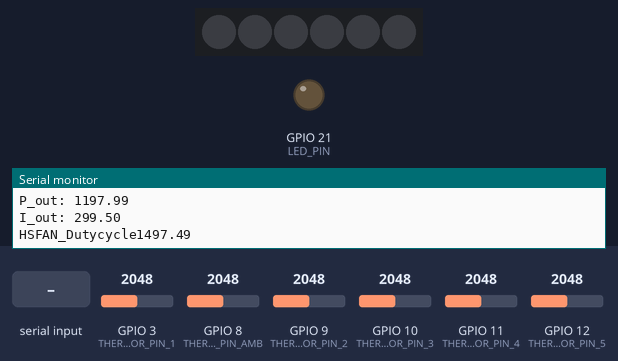
The sketch below on a simulated ESP32. Parts: 6 RGB LEDs in strip order, left to right, output pins drawn as LEDs (lit = HIGH), the last lines printed to the serial monitor. The test bench sets the inputs (shaded band); at power-on: GPIO 3 (THERMISTOR_PIN_1) = 2048, GPIO 8 (THERMISTOR_PIN_AMB) = 2048, GPIO 9 (THERMISTOR_PIN_2) = 2048, GPIO 10 (THERMISTOR_PIN_3) = 2048, GPIO 11 (THERMISTOR_PIN_4) = 2048, GPIO 12 (THERMISTOR_PIN_5) = 2048. Storage starts empty; EEPROM starts erased.

Above: at 3.4 s.
3.5 s: "1\n" received over the second serial link
At 8.0 s:
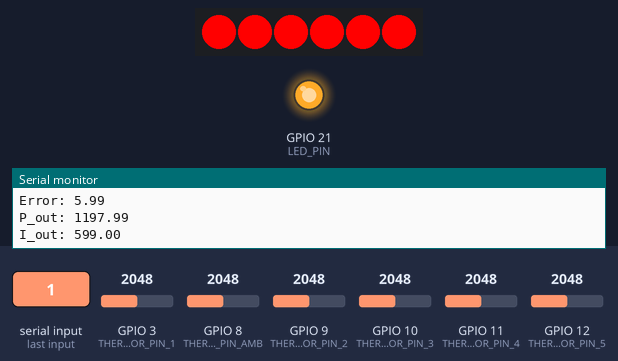
9.7 s: "2\n" received over the second serial link
At 14.7 s:
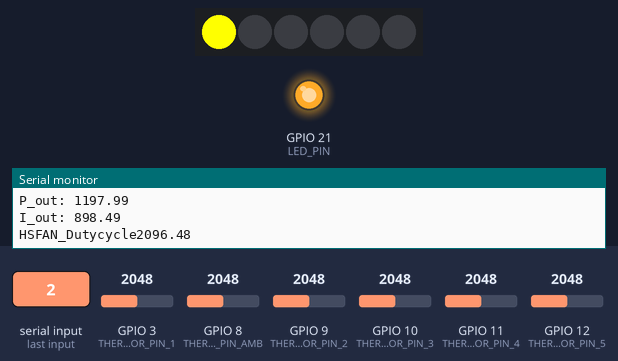
15.8 s: "3\n" received over the second serial link
At 19.6 s:
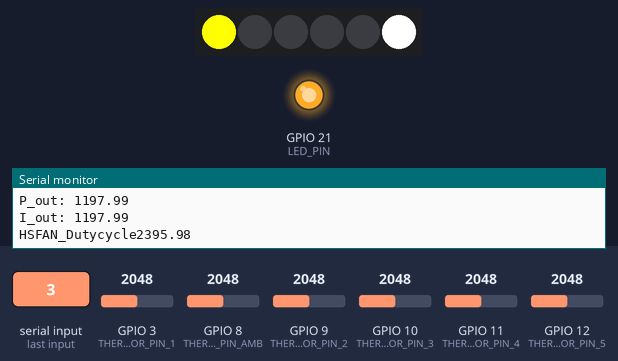
21.4 s: "4\n" received over the second serial link
At 25.7 s:
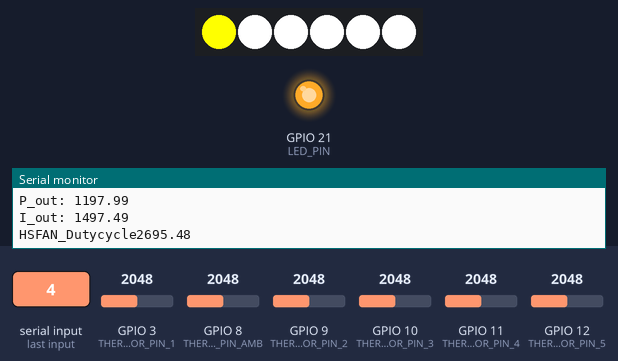
27.0 s: "1,90\n" received over the second serial link
At 31.2 s:
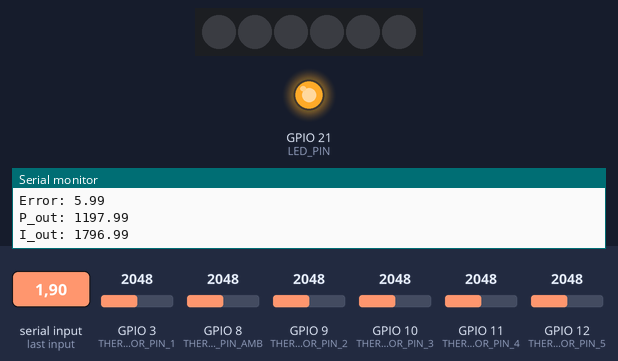
37.2 s: "3\n" received over the second serial link
At 44.4 s:
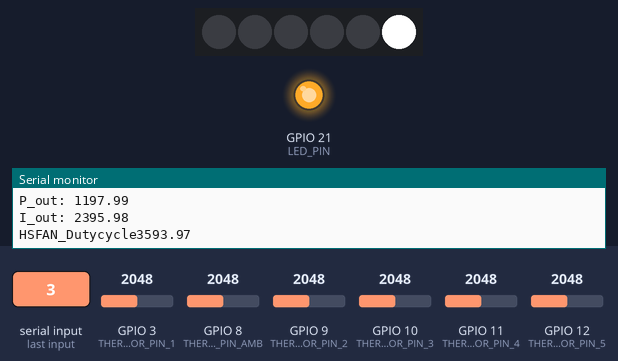
Timing chart, 0 to 45.9 s (numbered marks = the images above; inputs shaded):
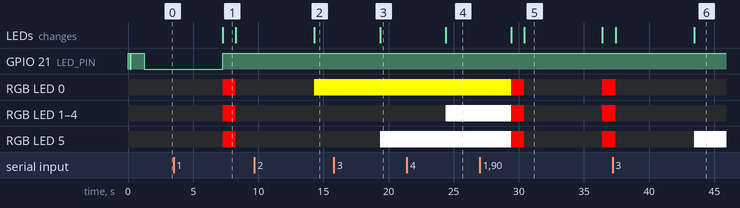

The sketch:

BOARD_2v3.ino
```cpp
#include "FS.h"
#include "SD.h"
#include "SPI.h"
#include <Arduino.h>
#include <HardwareSerial.h>
#include <Adafruit_NeoPixel.h>
#include <Preferences.h>


#define SD_MOSI 41
#define SD_MISO 40
#define SD_SCLK 39
#define SD_CS 42
#define PIN 7        // Pin connected to the data input of the WS2812B
#define NUMPIXELS 6  // Number of LEDs in your strip


HardwareSerial SerialPort(2);


Adafruit_NeoPixel pixels(NUMPIXELS, PIN, NEO_GRB + NEO_KHZ800);

// Create a Preferences object
Preferences preferences;

const gpio_num_t RX_PIN = GPIO_NUM_18;
const gpio_num_t TX_PIN = GPIO_NUM_17;
const gpio_num_t THERMISTOR_PIN_1 = GPIO_NUM_3;
const gpio_num_t THERMISTOR_PIN_2 = GPIO_NUM_9;
const gpio_num_t THERMISTOR_PIN_3 = GPIO_NUM_10;
const gpio_num_t THERMISTOR_PIN_4 = GPIO_NUM_11;
const gpio_num_t THERMISTOR_PIN_5 = GPIO_NUM_12;
const gpio_num_t THERMISTOR_PIN_AMB = GPIO_NUM_8;
const gpio_num_t LED_PIN = GPIO_NUM_21;
const int THERMISTOR_PIN[6] = { THERMISTOR_PIN_AMB, THERMISTOR_PIN_1, THERMISTOR_PIN_2, THERMISTOR_PIN_3, THERMISTOR_PIN_4, THERMISTOR_PIN_5 };
// Constants for the NTC thermistor
const float vRef = 2.5;        // Reference voltage
const uint16_t adcMax = 4095;  // Max ADC value (12-bit ADC)
const float rFixed = 10000.0;  // Fixed resistor value in ohms (10k)
const float beta = 3950.0;     // Beta parameter of the NTC thermistor
const float r0 = 10000.0;      // Resistance at reference temperature (10k ohms)
const float t0 = 285.15;       // Reference temperature in Kelvin (4°C)
float ntcResistance[6];
float temperatureCelsius[6];
int fileCounter = 0;
String filename;


String receivedData = "";
int SOC,fault;
float CSFAN_ISNS, HSFAN_ISNS, VBatt_ISNS, Batt_voltage;
float HSFAN_Dutycycle, CSFAN_Dutycycle, TEC_Dutycycle;


File myFile;


float Kp = 200.0;      // Proportional gain (tune based on your system)
float Ki = 50.0;       // Integral gain (tune based on your system)
float setpoint = 6.0;  // Desired temperature in Celsius
                       // Variables
float integral = 0.0;
float previous_error = 0.0;
float dt = 1.0;  // Time step in seconds


void setup() {
  Serial.begin(115200);
  SerialPort.begin(115200, SERIAL_8N1, RX_PIN, TX_PIN);  // RX on GPIO18, TX on GPIO17
  pinMode(LED_PIN, OUTPUT);
  digitalWrite(LED_PIN, LOW);
  pixels.begin();  // Initialize the NeoPixel library.
  Serial.println("Setup start");

  // Initialize Preferences
  preferences.begin("storage", false);

  // Retrieve the last saved counter value
  fileCounter = preferences.getInt("fileCounter", 0);
  fileCounter++; // Increment the counter
  preferences.putInt("fileCounter", fileCounter); // Store the updated counter value

  // Generate a unique filename using the counter
  filename = "/temperature_log_" + String(fileCounter) + ".txt";
  Serial.println("Filename: " + filename);

  SPI.begin(SD_SCLK, SD_MISO, SD_MOSI, SD_CS);
  if (!SD.begin(SD_CS)) {
    Serial.println("SD Card MOUNT FAIL");
    return;
  } else {
    Serial.println("SD Card MOUNT SUCCESS");
    Serial.println("");


    // Create or open the file to store temperature data
    myFile = SD.open(filename, FILE_WRITE);
    if (myFile) {
      myFile.close();  // Ensure the file is closed after creation
      digitalWrite(LED_PIN, HIGH);
      delay(100);
      digitalWrite(LED_PIN, LOW);
      delay(100);
    } else {
      Serial.println("Error opening file for writing");
    }
    Serial.println("Setup complete");
    digitalWrite(LED_PIN, HIGH);
    delay(1000);
    digitalWrite(LED_PIN, LOW);
    delay(1000);
  }
  // End Preferences to free up memory
  preferences.end();
}


// Function to calculate NTC resistance from ADC value
float calculateNTCResistance(uint16_t adcValue, float vRef, uint16_t adcMax, float rFixed) {
  // Calculate the ADC voltage
  float vAdc = ((float)adcValue / (float)adcMax) * vRef;


  // Calculate the NTC resistance using the voltage divider equation
  float rNtc = (rFixed * vAdc) / (vRef - vAdc);


  return rNtc;
}


// Function to convert NTC resistance to temperature using the Beta parameter equation
float ntcResistanceToTemperature(float resistance, float beta, float r0, float t0) {
  // Calculate temperature in Kelvin
  float temperatureKelvin = 1.0 / ((1.0 / t0) + (1.0 / beta) * log(resistance / r0));


  // Convert temperature to Celsius
  float temperatureCelsius = temperatureKelvin - 273.15;


  return temperatureCelsius;
}


void Temperature_reading() {
  // Calculate the resistance of the NTC thermistors
  for (int i = 0; i < 6; i++) {
    ntcResistance[i] = calculateNTCResistance(analogRead(THERMISTOR_PIN[i]), vRef, adcMax, rFixed);
  }


  // Convert the NTC resistance to temperature in Celsius
  for (int i = 0; i < 6; i++) {
    temperatureCelsius[i] = ntcResistanceToTemperature(ntcResistance[i], beta, r0, t0);
  }


  // Print the temperatures to the Serial Monitor
  for (int i = 0; i < 6; i++) {
    Serial.print("Temperature[");
    Serial.print(i);
    Serial.print("]: ");
    Serial.print(temperatureCelsius[i]);
    Serial.println(" °C");
  }
}
void processReceivedData() {
  // Serial.print("Received Dutycycle Values: ");
  // Serial.println(receivedData);


  // Convert the receivedData to a mutable character array
  char receivedCharArray[receivedData.length() + 1];
  receivedData.toCharArray(receivedCharArray, receivedData.length() + 1);


  // Split the received data into individual numbers
  int index = 0;
  char *token = strtok(receivedCharArray, ",");
  while (token != NULL && index < 6) {
    float value = atof(token);
    if (index == 0) {
      fault = value;
    } else if (index == 1) {
      SOC = value;
    } else if (index == 2) {
      Batt_voltage = value;
    } else if (index == 3) {
      VBatt_ISNS = value;
    } else if (index == 4) {
      HSFAN_ISNS = value;
    } else if (index == 5) {
      CSFAN_ISNS = value;
    }
    index++;
    token = strtok(NULL, ",");
  }
  myFile.println("Received Values:");
  myFile.print("fault: ");
  myFile.println(fault);
  myFile.print("SOC: ");
  myFile.println(SOC);
  myFile.print("Batt_voltage: ");
  myFile.println(Batt_voltage);
  myFile.print("VBatt_ISNS: ");
  myFile.println(VBatt_ISNS);
  myFile.print("HSFAN_ISNS: ");
  myFile.println(HSFAN_ISNS);
  myFile.print("CSFAN_ISNS: ");
  myFile.println(CSFAN_ISNS);
  //Print received ADC values
  Serial.println("Received Values:");
  Serial.print("fault: ");
  Serial.println(fault);
  Serial.print("Batt_voltage: ");
  Serial.println(Batt_voltage);
  Serial.print("SOC: ");
  Serial.println(SOC);
  Serial.print("VBatt_ISNS: ");
  Serial.println(VBatt_ISNS);
  Serial.print("HSFAN_ISNS: ");
  Serial.println(HSFAN_ISNS);
  Serial.print("CSFAN_ISNS: ");
  Serial.println(CSFAN_ISNS);


  // Clear the receivedData for the next reading
  receivedData = "";
}


void PI_ALGO() {


  if (HSFAN_Dutycycle < 4095) {
    // Step 1: Measure the temperature
    float currentTemperature = temperatureCelsius[2];  // Implement this function based on your sensor
    // Step 2: Calculate the error
    float error = currentTemperature - setpoint;


    // Step 3: Compute the Proportional term
    float P_out = Kp * error;


    // Step 4: Compute the Integral term
    integral += error * dt;
    float I_out = Ki * integral;


    // Step 5: Calculate the total output (PWM duty cycle)
    HSFAN_Dutycycle = P_out + I_out;


    // Step 6: Clamp the PWM duty cycle between 0 and 4095
    if (HSFAN_Dutycycle > 4095.0) {
      HSFAN_Dutycycle = 4095.0;
    } else if (HSFAN_Dutycycle < 0.0) {
      HSFAN_Dutycycle = 0.0;
    }


    Serial.print("Error: ");
    Serial.println(error);
    Serial.print("P_out: ");
    Serial.println(P_out);
    Serial.print("I_out: ");
    Serial.println(I_out);
    // Serial.print("PWM Duty Cycle: ");
    // Serial.println(pwmDutyCycle);
  }
  // SerialPort.println(HSFAN_Dutycycle);
}


void led_indication() {
  if (fault == 1) {//soc is less than equal to 10%
    for (int i = 0; i < NUMPIXELS; i++) {
      pixels.setPixelColor(i, pixels.Color(255, 0, 0));  // White (Red + Green + Blue)
    }
    pixels.show();  // Update the LEDs
    delay(1000);    // Wait for 1 second


    // Turn all LEDs off
    for (int i = 0; i < NUMPIXELS; i++) {
      pixels.setPixelColor(i, pixels.Color(0, 0, 0));  // Off
    }
    pixels.show();  // Update the LEDs
    delay(1000);    // Wait for 1 second
  }


  if (fault == 2) {//HS fan error
    pixels.setPixelColor(0, pixels.Color(255, 255, 0));
    pixels.show();                                         // Update the LEDs
  }


  if(fault==3)//CS fan error
  {
    pixels.setPixelColor(5, pixels.Color(255, 255, 255));
    pixels.show();                                         // Update the LEDs
  }


  if(fault==4)//led open for  more than 20 sec
  {
    for (int i = NUMPIXELS; i > 0; i--) {
      pixels.setPixelColor(i, pixels.Color(255, 255, 255));
    }
    pixels.show();  // Update the LEDs
  }
  if(fault==6)
  {
    pixels.setPixelColor(0, pixels.Color(255, 255, 255));
    pixels.show();
  }
}


void loop() {


  Temperature_reading();
  // Open the file for appending
  myFile = SD.open(filename, FILE_APPEND);
  if (myFile) {
    // Get timestamp (milliseconds since program started)
    unsigned long timestamp = millis();


    // Log data with timestamp
    myFile.print(timestamp);
    myFile.println(", ");
    // Print to Serial Monitor for debugging
    Serial.print("Timestamp: ");
    Serial.println(timestamp);
    // Check if data is available
    while (SerialPort.available()) {
      char incomingChar = SerialPort.read();
      if (incomingChar == '\n') {
        // End of the string, process the received data
        processReceivedData();
        digitalWrite(LED_PIN, HIGH);
      } else {
        // Append the incoming character to the receivedData
        receivedData += incomingChar;
      }
    }
    // Print the temperatures to the SD Card
    for (int i = 0; i < 6; i++) {
      myFile.print("Temperature_");
      myFile.print(i);
      myFile.print(temperatureCelsius[i]);
      myFile.println(" °C");
    }
    PI_ALGO();
    led_indication();
    Serial.print("HSFAN_Dutycycle");
    Serial.println(HSFAN_Dutycycle);
    // delay(10000);
    myFile.close();
  } else {
    Serial.println("Error opening file for appending");
    // digitalWrite(LED_PIN,HIGH);
  }


  // Delay before the next reading (e.g., 10 seconds)
  delay(5000);  // 10 seconds
  // Close the file
}
```

Measured:
- after the input at 3.5 s, GPIO 21 (LED_PIN): LOW → HIGH after 3.8 s; RGB LED 0–5: off → RGB(255, 0, 0) after 3.8 s, → off 1.0 s later; the LEDs: change after 3.8 s (image 1)
- after the input at 9.7 s, the LEDs: change after 4.6 s (image 2)
- after the input at 15.8 s, RGB LED 5: off → RGB(255, 255, 255) after 3.5 s; the LEDs: change after 3.5 s (image 3)
- after the input at 21.4 s, RGB LED 1–4: off → RGB(255, 255, 255) after 3.0 s; the LEDs: change after 3.0 s (image 4)
- after the input at 27.0 s, RGB LED 0: RGB(255, 255, 0) → RGB(255, 0, 0) after 2.4 s, → off 1.0 s later, → RGB(255, 0, 0) 6.0 s later; RGB LED 1–5: RGB(255, 255, 255) → RGB(255, 0, 0) after 2.4 s, → off 1.0 s later, → RGB(255, 0, 0) 6.0 s later; the LEDs: first change after 2.4 s (image 5 shows a later state)
- after the input at 37.2 s, the LEDs: first differ from a run without the input after 6.3 s (image 6)
- what the display in image 1 shows lasts 1.0 s, from 7.3 s to 8.3 s
